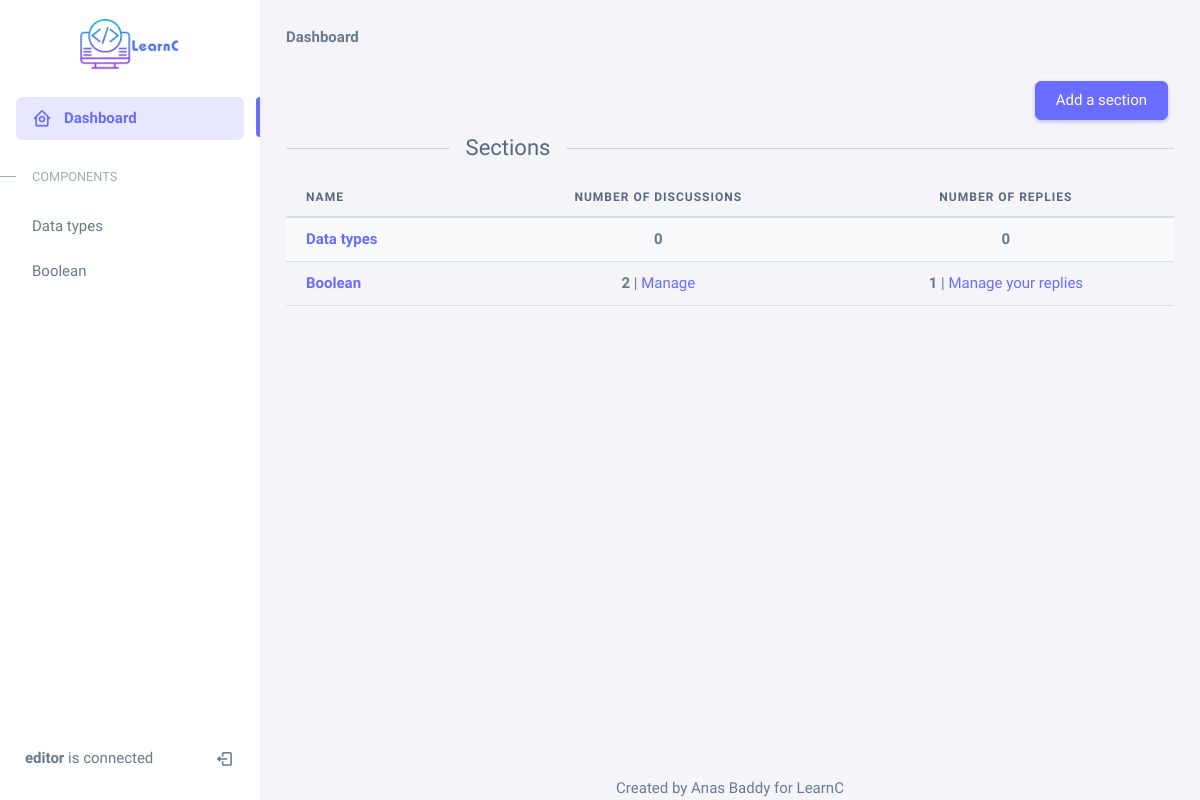
Before: /dashboard/ (signed in) with the older database file.
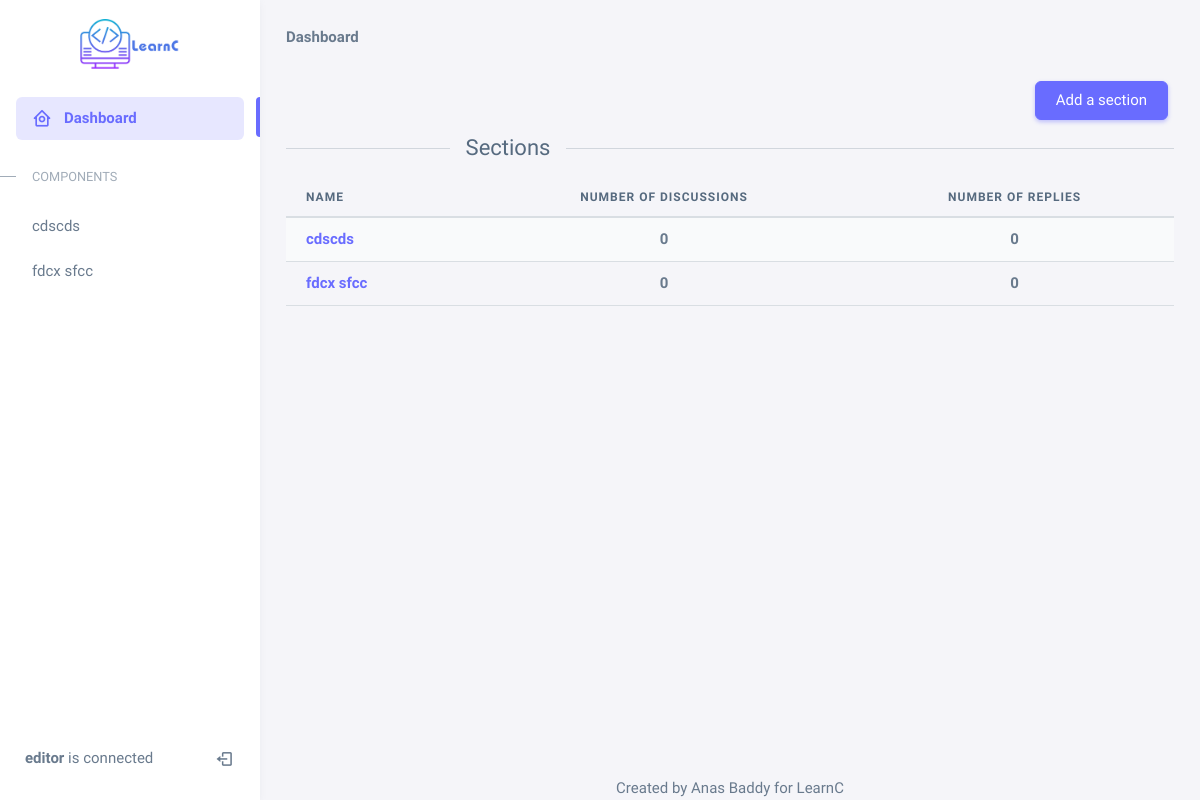
After: the same page with the newer database file.
### plearn/models.py (models this page shows, shortened)
class Section(models.Model):
    name = models.CharField(max_length=255, null=True)
    content = RichTextField(blank=True, null=True)
    video = models.FileField(upload_to='videos/', null=True, blank=True, verbose_name="")
    def NumberOfDiscussions(self):
        return Discussion.objects.filter(section = self).count()
    def NumberOfReplies(self):
        discussions = Discussion.objects.filter(section = self)
        return Reply.objects.filter(discussion__in = discussions).count()

### plearn/views.py (the view)
# urls.py: path('dashboard/', views.dashboard, name='dashboard'),
def dashboard(request):
    if request.user and request.user.is_active and not request.user.is_superuser:
        if request.user.groups.all().first().name == 'editors':
            sections = Section.objects.all()
            context = {
                'sections': sections,
            }
            return render(request , 'dashboard.html', context)
    return render(request, '404.html')

### plearn/templates/dashboard.html (shortened to what this page needs)
<!DOCTYPE html>
{% load static %}
<html lang="en" class="light-style layout-menu-fixed" dir="ltr" data-theme="theme-default"
    data-assets-path="{% static 'assets/' %}" data-template="vertical-menu-template-free">
<head>
    <link rel="stylesheet" href="{% static 'assets/vendor/fonts/boxicons.css' %}" />
    <link rel="stylesheet" href="{% static 'assets/vendor/css/core.css' %}" class="template-customizer-core-css" />
    <link rel="stylesheet" href="{% static 'assets/vendor/css/theme-default.css' %}"
        class="template-customizer-theme-css" />
    <link rel="stylesheet" href="{% static 'assets/css/demo.css' %}" />
    <link rel="stylesheet" href="{% static 'assets/vendor/libs/perfect-scrollbar/perfect-scrollbar.css' %}" />
    <link rel="stylesheet" href="{% static 'assets/vendor/libs/apex-charts/apex-charts.css' %}" />
</head>
<body>
    <div class="layout-wrapper layout-content-navbar layout-without-navbar">
        <div class="layout-container">
            <aside id="layout-menu" class="layout-menu menu-vertical menu bg-menu-theme">
                <div class="app-brand demo">
                    <a href="{% url 'indexAlt' %}" class="app-brand-link">
                        <img src="{% static 'assets/img/logo/LearnC.png' %}" alt="" class="p-5"
                            style="max-width: 100%; max-height: 100%; object-fit: contain;">
                    </a>
                </div>
                <ul class="menu-inner py-1 mt-3">
                    <li class="menu-item active">
                        <a href="{% url 'dashboard' %}" class="menu-link">
                            <i class="menu-icon tf-icons bx bx-home-circle"></i>
                            <div data-i18n="Analytics">Dashboard</div>
                        </a>
                    </li>
                    <li class="menu-header small text-uppercase"><span class="menu-header-text">Components</span></li>
                    {% for section in sections %}
                    <li class="menu-item">
                        <a href="{% url 'index' section.id %}" class="menu-link">
                            <div data-i18n="Basic">{{ section.name }}</div>
                        </a>
                    </li>
                    {% endfor %}
                </ul>
                <div class="menu-divider mb-0"></div>
                <ul class="m-0 p-0">
                    <li class="menu-block my-1 d-flex flex-row justify-content-end">
                        {% if user.is_authenticated %}
                        <div class="row w-100 me-1">
                            <div class="col-10">
                                <p><strong>{{ user.username }}</strong> is connected</p>
                            </div>
                            <div class="col-2">
                                <a class="fold-show" title="Logout" data-bs-placement="top" data-bs-toggle="tooltip"
                                    href="{% url 'logout' %}"><span aria-hidden="true"
                                        class="text-body bx bx-log-out"></span>
                                </a>
                            </div>
                        </div>
                        {% endif %}
                    </li>
                </ul>
            </aside>
            <div class="layout-page">
                <div class="content-wrapper">
                    <div class="container-xxl flex-grow-1 container-p-y">
                        <nav aria-label="breadcrumb">
                            <ol class="breadcrumb breadcrumb-style1">
                                <li class="breadcrumb-item active">
                                    <a>Dashboard</a>
                                </li>
                            </ol>
                        </nav>
                        <div class="text-end ">
                            <p class="demo-inline-spacing">
                                <a class="btn btn-primary" href="{% url 'create_section' %}">Add a section</a>
                            </p>
                        </div>
                        <div class="divider text-start-center">
                            <div class="divider-text"><span class="h4">Sections</span></div>
                        </div>
                        <div class="table-responsive">
                            <table class="table table-striped">
                                <thead>
                                    <tr>
                                        <th>Name</th>
                                        <th class="text-center">Number of discussions</th>
                                        <th class="text-center">Number of Replies</th>
                                    </tr>
                                </thead>
                                <tbody>
                                    {% for section in sections %}
                                    <tr>
                                        <td>
                                            <a href="{% url 'edit_section' section.id %}"><strong>
                                                    {{ section.name }}</strong></a>
                                        </td>
                                        <td class="text-center"><strong>{{ section.NumberOfDiscussions }}</strong>
                                            {% if section.NumberOfDiscussions > 0 %}
                                            | <a href="{% url 'discussions' section.id %}">Manage</a>
                                            {% endif %}
                                        </td>
                                        <td class="text-center"><strong>{{ section.NumberOfReplies }}</strong>
                                            {% if section.NumberOfReplies > 0 %}
                                            | <a href="{% url 'replies' section.id %}">Manage your replies</a>
                                            {% endif %}
                                        </td>
                                    </tr>
                                    {% endfor %}
                                </tbody>
                            </table>
                        </div>
                    </div>
                    <footer class="content-footer footer bg-footer-theme text-center">
                        Created by Anas Baddy for LearnC
                    </footer>
                </div>
            </div>
        </div>
    </div>
</body>
</html>

### staticfiles/assets/css/demo.css (style rules this page uses)
.menu .app-brand.demo { height: 64px; margin-top: 12px; }
.demo-inline-spacing > * { margin: 1rem 0.375rem 0 0 !important; }

Changed rows visible on the page:
removed Section: name "Boolean", NumberOfDiscussions "2", shows "Manage", NumberOfReplies "1", shows "Manage your replies"
added Section: name "cdscds", NumberOfDiscussions "0", NumberOfReplies "0"
changed Section: name "Data types" → "fdcx sfcc"
